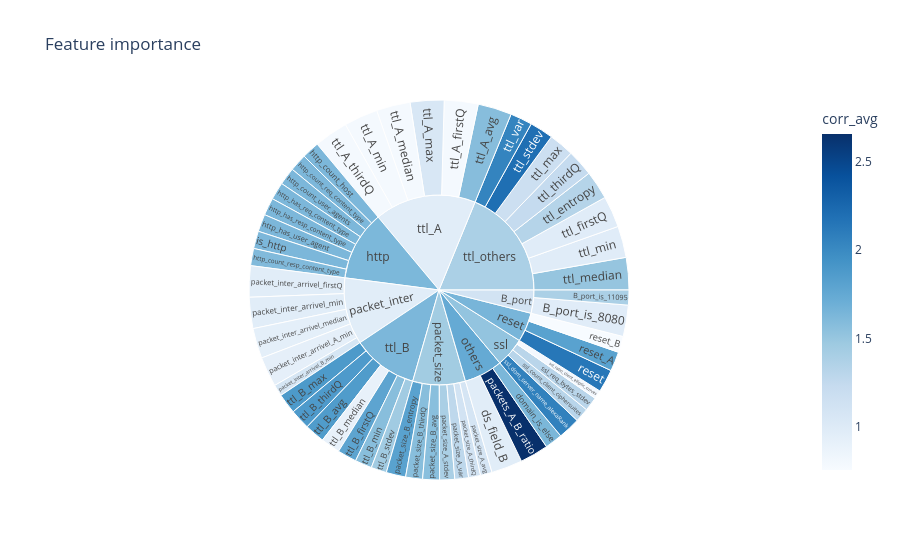

The notebook cell saved with this chart:
### Code cell
fig_corr = px.sunburst(
    feature_analysis, 
    path=['group', 'feature'], 
    values='corr_sum',
    color='corr_avg', color_continuous_scale='Blues',
    title='Feature importance'
    )
fig_corr.show()

### Figure 1 — Plotly figure (JSON) as saved in the notebook; plotly's stock layout.template omitted (floating-point values rounded to 4 significant figures)
{"data": [{"branchvalues": "total", "customdata": [[1.39], [0.9731], [1.635], [0.9651], [1.629], [1.629], [1.604], [1.629], [1.629], [1.629], [1.629], [1.629], [0.931], [1.075], [0.9687], [0.9354], [0.9676], [1.081], [1.398], [1.116], [1.279], [1.565], [1.813], [1.571], [2.659], [2.138], [1.81], [0.7552], [1.312], [2.068], [0.7958], [1.309], [1.575], [0.7877], [1.05], [0.7877], [0.7877], [0.7877], [1.864], [1.791], [1.88], [0.8988], [1.574], [1.451], [1.877], [1.331], [0.9739], [1.171], [1.508], [0.9762], [2.201], [1.235], [2.049], [1.107], [1.626], [1.744], [0.9616], [1.446], [1.647], [1.521], [0.9628], [1.629], [1.391]], "domain": {"x": [0, 1], "y": [0, 1]}, "hovertemplate": "labels=%{label}<br>corr_sum=%{value}<br>parent=%{parent}<br>id=%{id}<br>corr_avg=%{color}<extra></extra>", "ids": ["B_port/B_port_is_11095", "B_port/B_port_is_8080", "others/domain_is_else", "others/ds_field_B", "http/http_count_host", "http/http_count_req_content_type", "http/http_count_resp_content_type", "http/http_count_user_agents", "http/http_has_req_content_type", "http/http_has_resp_content_type", "http/http_has_user_agent", "http/is_http", "packet_inter/packet_inter_arrivel_A_min", "packet_inter/packet_inter_arrivel_B_min", "packet_inter/packet_inter_arrivel_firstQ", "packet_inter/packet_inter_arrivel_median", "packet_inter/packet_inter_arrivel_min", "packet_size/packet_size_A_avg", "packet_size/packet_size_A_stdev", "packet_size/packet_size_A_thirdQ", "packet_size/packet_size_A_var", "packet_size/packet_size_B_avg", "packet_size/packet_size_B_entropy", "packet_size/packet_size_B_thirdQ", "others/packets_A_B_ratio", "reset/reset", "reset/reset_A", "reset/reset_B", "ssl/ssl_count_client_ciphersuites", "ssl/ssl_dom_server_name_alexaRank", "ssl/ssl_ratio_client_elliptic_curves", "ssl/ssl_req_bytes_stdev", "ttl_A/ttl_A_avg", "ttl_A/ttl_A_firstQ", "ttl_A/ttl_A_max", "ttl_A/ttl_A_median", "ttl_A/ttl_A_min", "ttl_A/ttl_A_thirdQ", "ttl_B/ttl_B_avg", "ttl_B/ttl_B_firstQ", "ttl_B/ttl_B_max", "ttl_B/ttl_B_median", "ttl_B/ttl_B_min", "ttl_B/ttl_B_stdev", "ttl_B/ttl_B_thirdQ", "ttl_others/ttl_entropy", "ttl_others/ttl_firstQ", "ttl_others/ttl_max", "ttl_others/ttl_median", "ttl_others/ttl_min", "ttl_others/ttl_stdev", "ttl_others/ttl_thirdQ", "ttl_others/ttl_var", "B_port", "http", "others", "packet_inter", "packet_size", "reset", "ssl", "ttl_A", "ttl_B", "ttl_others"], "labels": ["B_port_is_11095", "B_port_is_8080", "domain_is_else", "ds_field_B", "http_count_host", "http_count_req_content_type", "http_count_resp_content_type", "http_count_user_agents", "http_has_req_content_type", "http_has_resp_content_type", "http_has_user_agent", "is_http", "packet_inter_arrivel_A_min", "packet_inter_arrivel_B_min", "packet_inter_arrivel_firstQ", "packet_inter_arrivel_median", "packet_inter_arrivel_min", "packet_size_A_avg", "packet_size_A_stdev", "packet_size_A_thirdQ", "packet_size_A_var", "packet_size_B_avg", "packet_size_B_entropy", "packet_size_B_thirdQ", "packets_A_B_ratio", "reset", "reset_A", "reset_B", "ssl_count_client_ciphersuites", "ssl_dom_server_name_alexaRank", "ssl_ratio_client_elliptic_curves", "ssl_req_bytes_stdev", "ttl_A_avg", "ttl_A_firstQ", "ttl_A_max", "ttl_A_median", "ttl_A_min", "ttl_A_thirdQ", "ttl_B_avg", "ttl_B_firstQ", "ttl_B_max", "ttl_B_median", "ttl_B_min", "ttl_B_stdev", "ttl_B_thirdQ", "ttl_entropy", "ttl_firstQ", "ttl_max", "ttl_median", "ttl_min", "ttl_stdev", "ttl_thirdQ", "ttl_var", "B_port", "http", "others", "packet_inter", "packet_size", "reset", "ssl", "ttl_A", "ttl_B", "ttl_others"], "marker": {"coloraxis": "coloraxis", "colors": [1.39, 0.9731, 1.635, 0.9651, 1.629, 1.629, 1.604, 1.629, 1.629, 1.629, 1.629, 1.629, 0.931, 1.075, 0.9687, 0.9354, 0.9676, 1.081, 1.398, 1.116, 1.279, 1.565, 1.813, 1.571, 2.659, 2.138, 1.81, 0.7552, 1.312, 2.068, 0.7958, 1.309, 1.575, 0.7877, 1.05, 0.7877, 0.7877, 0.7877, 1.864, 1.791, 1.88, 0.8988, 1.574, 1.451, 1.877, 1.331, 0.9739, 1.171, 1.508, 0.9762, 2.201, 1.235, 2.049, 1.107, 1.626, 1.744, 0.9616, 1.446, 1.647, 1.521, 0.9628, 1.629, 1.391]}, "name": "", "parents": ["B_port", "B_port", "others", "others", "http", "http", "http", "http", "http", "http", "http", "http", "packet_inter", "packet_inter", "packet_inter", "packet_inter", "packet_inter", "packet_size", "packet_size", "packet_size", "packet_size", "packet_size", "packet_size", "packet_size", "others", "reset", "reset", "reset", "ssl", "ssl", "ssl", "ssl", "ttl_A", "ttl_A", "ttl_A", "ttl_A", "ttl_A", "ttl_A", "ttl_B", "ttl_B", "ttl_B", "ttl_B", "ttl_B", "ttl_B", "ttl_B", "ttl_others", "ttl_others", "ttl_others", "ttl_others", "ttl_others", "ttl_others", "ttl_others", "ttl_others", "", "", "", "", "", "", "", "", "", ""], "type": "sunburst", "values": [1.39, 2.919, 1.635, 2.895, 1.629, 1.629, 1.604, 1.629, 1.629, 1.629, 1.629, 1.629, 2.793, 1.075, 2.906, 2.806, 2.903, 1.081, 1.398, 1.116, 1.279, 1.565, 1.813, 1.571, 2.659, 2.138, 1.81, 1.51, 1.312, 2.068, 0.7958, 1.309, 3.151, 3.151, 3.151, 3.151, 3.151, 3.151, 1.864, 1.791, 1.88, 1.798, 1.574, 1.451, 1.877, 2.662, 2.922, 2.342, 3.015, 2.929, 2.201, 2.47, 2.049, 4.309, 13.01, 7.189, 12.48, 9.822, 5.458, 5.485, 18.91, 12.23, 20.59]}], "layout": {"coloraxis": {"colorbar": {"title": {"text": "corr_avg"}}, "colorscale": [[0, "rgb(247,251,255)"], [0.125, "rgb(222,235,247)"], [0.25, "rgb(198,219,239)"], [0.375, "rgb(158,202,225)"], [0.5, "rgb(107,174,214)"], [0.625, "rgb(66,146,198)"], [0.75, "rgb(33,113,181)"], [0.875, "rgb(8,81,156)"], [1, "rgb(8,48,107)"]]}, "legend": {"tracegroupgap": 0}, "title": {"text": "Feature importance"}}}
